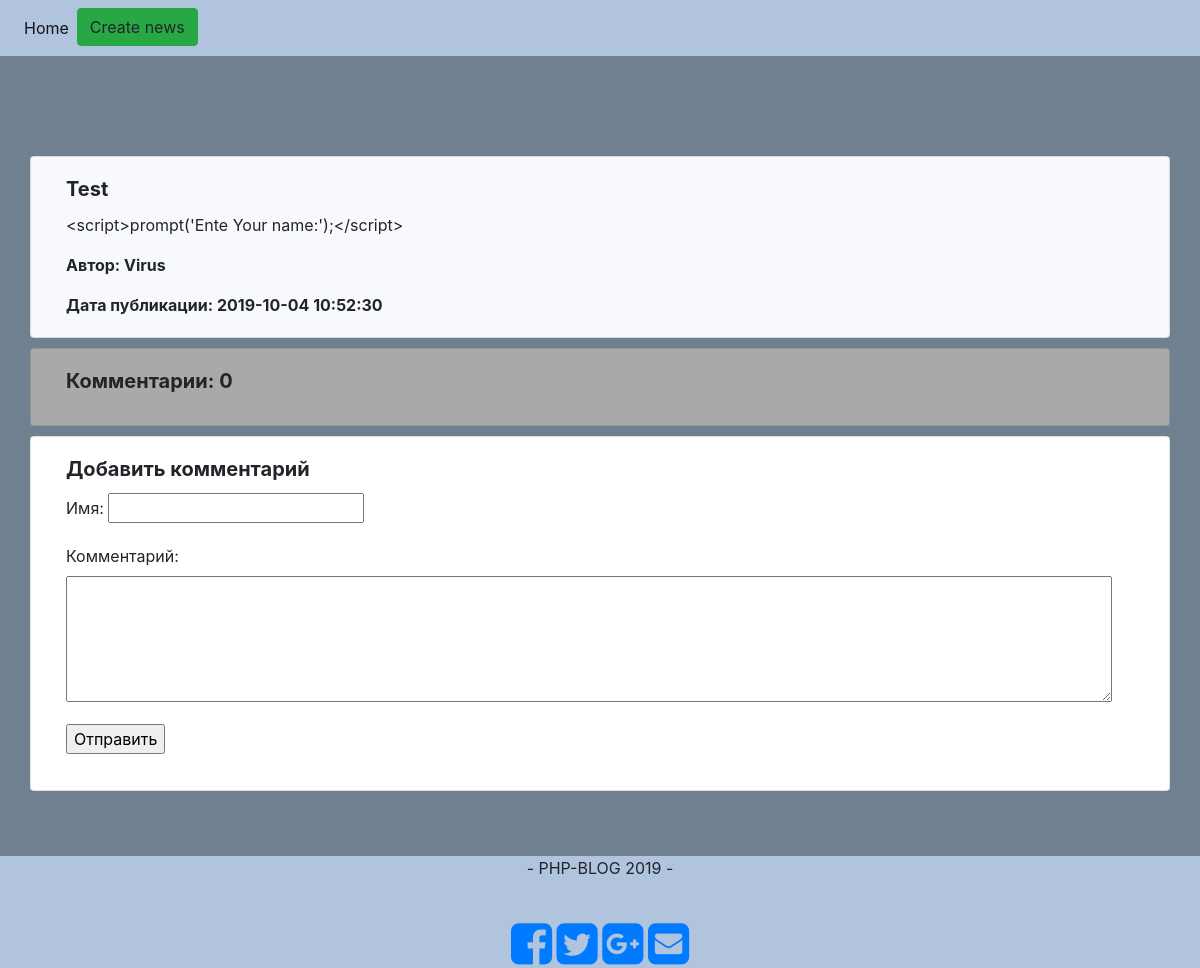
Page /news/view/5 on the committed database.
### tables this page shows
CREATE TABLE `news` (
  `id` int(11) NOT NULL,
  `author` varchar(255) NOT NULL,
  `date_d` timestamp NOT NULL DEFAULT CURRENT_TIMESTAMP,
  `name` varchar(255) NOT NULL,
  `text` text NOT NULL
);

### app/core/View.php (called while the page is built, shortened)
<?php
class View {
    public $template_view = 'main.php';
    function render() {
        include 'app/views/templates/' . $this->template_view;
    }
}

### app/controllers/Controller_News.php (called while the page is built, shortened)
<?php
class Controller_News extends Controller
{
    public $model_news;
    public $model_comment;
    public function __construct()
    {
        $this->model_news = new Model_News();
        $this->model_comment = new Model_Comment();
        $this->view->template_view = 'main.php';
    }
    public function action_view($id)
    {
        $this->view->comments = $this->model_comment->get_news_comments($id[0]);
        $this->view->count_comments = $this->model_comment->get_news_count_comments($id[0]);
        $this->view->one_news = $this->model_news->get_one_news($id[0]);
        $this->view->content_view = 'main/news_view.php';
        $this->view->render();
    }
}

### app/bootstrap.php (called while the page is built, shortened)
<?php
spl_autoload_register(function($class) {
    $path = str_replace('\\', '/', $class.'.php');
});
Route::start();

### index.php (called while the page is built)
<?php
require_once 'app/bootstrap.php';

### app/core/Model.php (called while the page is built, shortened)
<?php
class Model
{
    public function __construct()
    {
        $params = require 'app/config/db.php';
        $this->db = Db::getInstance($params['dsn'], $params['username'], $params['password']);
    }
}

### app/config/db.php (called while the page is built)
<?php
return [
    'dsn' => 'mysql:host=' . 'localhost' . ';dbname=' . 'php_blog',
    'username' => 'root',
    'password' => ''
];

### app/core/Db.php (called while the page is built, shortened)
<?php
class Db
{
    private static $_instance = null;
    public static function getInstance($dsn, $username, $password)
    {
        if (self::$_instance != null) {
            return self::$_instance;
        }
        return self::$_instance = new PDO(
            $dsn,
            $username,
            $password,
            [
                PDO::MYSQL_ATTR_INIT_COMMAND => "SET NAMES 'utf8'"
            ]
        );
    }
}

### app/models/Model_News.php (called while the page is built, shortened)
<?php
class Model_News extends Model
{
    public static function tableName()
    {
        return 'news';
    }
    public function get_one_news($id)
    {
        $query = 'SELECT * FROM ' . self::tableName() . ' WHERE id=:id';
        $stmt = $this->db->prepare($query);
        $stmt->bindParam(':id', $id);
        $stmt->execute();
        if ($result = $stmt->fetch()) {
            return $result;
        } else {
            return false;
        }
    }
}

### app/models/Model_Comment.php (called while the page is built, shortened)
<?php
class Model_Comment extends Model
{
    public static function tableName()
    {
        return 'comments';
    }
    public function get_news_count_comments($news_id)
    {
        $query = 'SELECT count(id) FROM ' . self::tableName() . ' WHERE news_id=:news_id';
        $stmt = $this->db->prepare($query);
        $stmt->bindParam(':news_id', $news_id);
        $stmt->execute();
        if ($result = $stmt->fetch()) {
            return $result;
        } else {
            return false;
        }
    }
}

### app/views/main/news_view.php (the view, shortened to what this page needs)
<?php
if ($this->one_news): ?>
    <div class="row">
        <div class="container" style="margin-top: 100px;">
            <div class="row">
                <div class="card col-sm-12" style="background-color: ghostwhite;">
                    <div class="card-body">
                        <h5 class="card-title"><strong><?= htmlspecialchars($this->one_news['name'], ENT_QUOTES | ENT_SUBSTITUTE) ?></strong></h5>
                        <p class="card-text"><?= htmlspecialchars($this->one_news['text'], ENT_QUOTES | ENT_SUBSTITUTE) ?></p>
                        <p class="card-text"><strong>Автор: <?= htmlspecialchars($this->one_news['author'], ENT_QUOTES | ENT_SUBSTITUTE) ?></strong></p>
                        <p class="card-text"><strong>Дата публикации: <?= htmlspecialchars($this->one_news['date_d'], ENT_QUOTES | ENT_SUBSTITUTE) ?></strong></p>
                    </div>
                </div>
            </div>
        </div>
        <div class="container" style="margin-top: 10px;">
            <div class="row">
                <div class="card col-sm-12" style="background-color: darkgray;">
                    <div class="card-body">
                        <h5 class="card-title"><strong>Комментарии: <?= $this->count_comments["count(id)"] ?></strong>
                        </h5>
                    </div>
                </div>
            </div>
        </div>
        <div class="container" style="margin-top: 10px;">
            <div class="row">
                <div class="card col-sm-12">
                    <div class="card-body">
                        <h5 class="card-title"><strong>Добавить комментарий</strong></h5>
                        <form name="comment" action="../add_comment" method="post">
                            <p>
                                <label>Имя:</label>
                                <input type="text" name="author"/>
                            </p>
                            <p>
                                <label>Комментарий:</label>
                                <br/>
                                <textarea name="comm" cols="100" rows="5"></textarea>
                            </p>
                            <p>
                                <input type="submit" value="Отправить"/>
                            </p>
                        </form>
                    </div>
                </div>
            </div>
        </div>
    </div>
<?php
endif;

### app/views/templates/main.php (style rules this page uses)
body { min-height: 800px; }

### rows in the picture
news: name "Test", text "<script>prompt('Ente Your name:');</script>", author "Virus", date_d "2019-10-04 10:52:30"

### other values in the picture
$this->count_comments["count(id)"] "0"
